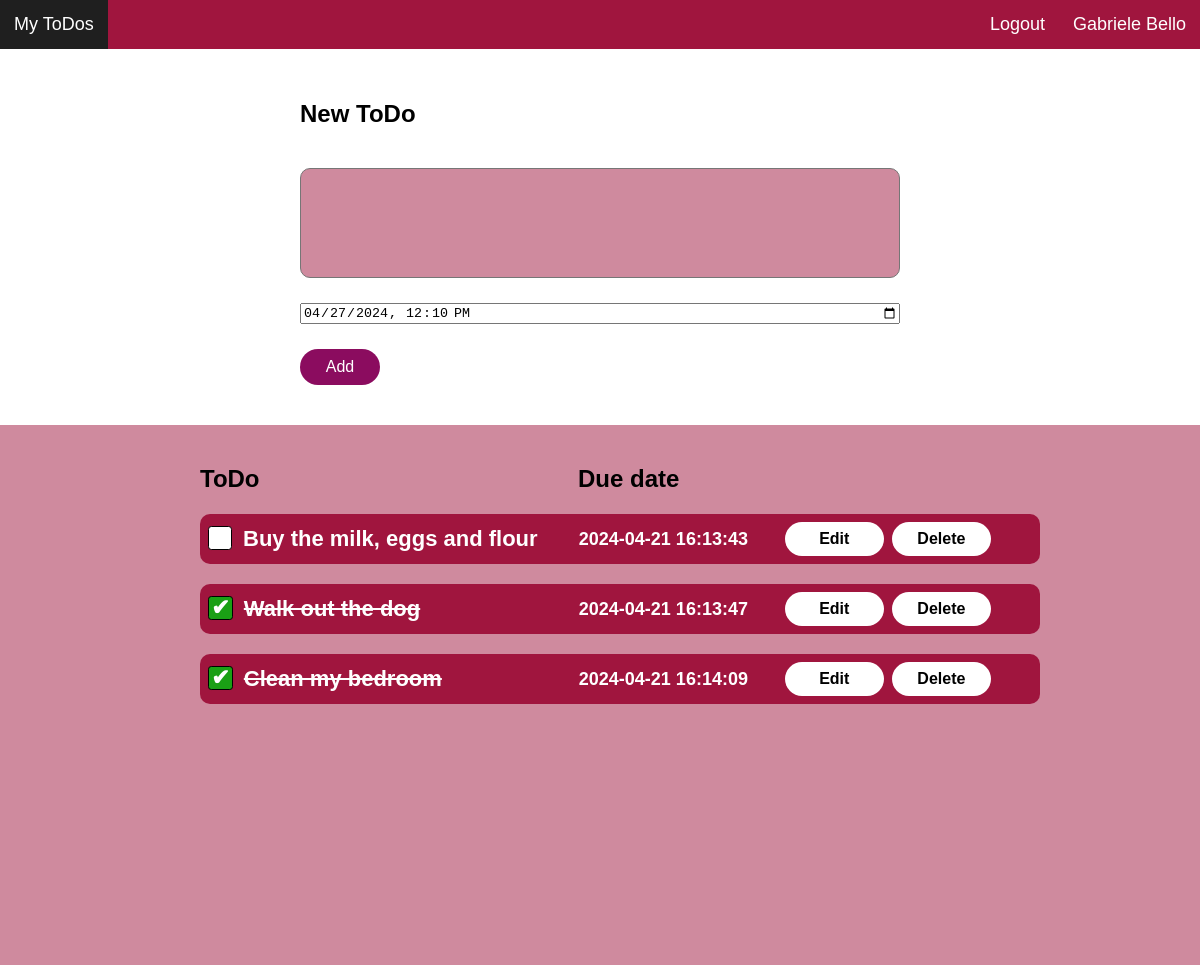
The app's page / (signed in) with its own data.
### app/models.py (models this page shows)
class User(db.Model, UserMixin):
  id = db.Column(db.Integer, primary_key=True)
  email = db.Column(db.String(150), unique=True)
  username = db.Column(db.String(150), unique=True)
  full_name = db.Column(db.String(150))
  password = db.Column(db.String(150))
  todos = db.relationship("ToDo")

class ToDo(db.Model):
  id = db.Column(db.Integer, primary_key=True)
  text = db.Column(db.String(10000))
  status = db.Column(db.Boolean)
  date = db.Column(db.DateTime(timezone=True), default=func.now())
  user_id = db.Column(db.Integer, db.ForeignKey("user.id"))

### app/views.py (the view)
@views.route("/", methods=["GET", "POST"])
@login_required
def dashboard():
  now = datetime.now()
  now = now.strftime("%Y-%m-%dT%H:%M")
  if request.method == "POST":
    todo = request.form.get("todo")
    date = datetime.strptime(request.form.get("date"), '%Y-%m-%dT%H:%M')
    print(date)
    if len(todo) < 1:
      flash("Insert text.", category="error")
    else:
      new_todo = ToDo(text=todo, date=date, user_id=current_user.id, status=False)
      db.session.add(new_todo)
      db.session.commit()
      flash("ToDo created!", category="success")
    return render_template("dashboard.html", user=current_user, now=now)
  elif request.method == "GET":
    return render_template("dashboard.html", user=current_user, now=now)

### main.py (called while the page is built)
@login_manager.user_loader
def load_user(id):
  return User.query.get(int(id))

### templates/dashboard.html (shortened to what this page needs)
{% extends "layout.html" %}
{% block main %}
<div class="todo-form">
  <h1>New ToDo</h1>
  <form method="post" action="/">
    <textarea name="todo" id="note"></textarea>
    <input type="datetime-local" name="date" value="{{now}}" min="{{now}}">
    <button type="submit" class="main-button">Add</button>
  </form>
</div>
<div class="bottom-div">
  <div class="todos-header"><div>ToDo</div><div>Due date</div></div>
  <ul class="todos-list">
    {% for todo in user.todos %}
      <li class="todos-list-{{ todo.id }}">
        {% if todo.status == true %}
        <div class="checkbox-container checkbox-container-{{ todo.id }}">
          <label for="checkbox{{ todo.id }}"><span class="todo-text-{{ todo.id }}">{{ todo.text }}</span></label>
        </div>
        {% else %}
        <div class="checkbox-container checkbox-container-{{ todo.id }}">
          <label for="checkbox{{ todo.id }}"><span class="todo-text-{{ todo.id }}">{{ todo.text }}</span></label>
        </div>
        {% endif %}
        <div class="date-text date-text-{{todo.id}}">{{todo.date}}</div>
        <button data-id="{{ todo.id }}" id="editButton" class="edit-button edit-button-{{ todo.id }} sec-button">Edit</button>
        <button class="sec-button delete-button-{{ todo.id }}" data-id="{{ todo.id }}" id="deleteButton">Delete</button>
      </li>
    {% endfor %}
  </ul>
</div>
{% endblock %}

### templates/layout.html (shortened to what this page needs)
<!DOCTYPE html>
<html lang="en">
<head>
  <link rel="stylesheet" href="../static/styles/navbar.css">
  <link rel="stylesheet" href="../static/styles/buttons.css">
  <link rel="stylesheet" href="../static/styles/forms.css">
  <link rel="stylesheet" href="../static/styles/todos.css">
  <link rel="stylesheet" href="../static/styles/switchers.css">
  <link rel="stylesheet" href="../static/styles/general.css">
</head>
<body>
  <nav class="header-navbar">
    <ul>
      {% if user.is_authenticated %}
      <li class="left"><a class="a" href="/">My ToDos</a></li>
      <li class="right"><a class="a" href="/my-account">{% if user.full_name %}{{user.full_name}}{% else %}{{ user.username }}{% endif %}</a></li>
      <li class="right"><a class="a" href="/logout">Logout</a></li>
      {% else %}
      <li class="left logo">ToDo</li>
      <li class="right"><a class="a" href="/login">Login</a></li>
      <li class="right"><a class="a" href="/sign-up">Sign Up</a></li>
      {% endif %}
    </ul>
  </nav>
  <section>
    {% block main %}
    {% endblock %}
  </section>
</body>
</html>

### static/styles/navbar.css (style rules this page uses)
.header-navbar ul { list-style-type: none; width: 100%; margin: 0; padding: 0; position: fixed; background-color: #A0153E; z-index: 9999; top: 0; }
.left { display: inline; float: left; }
.right { display: inline; float: right; }
.a, .logo { display: block; color: white; text-decoration: none; text-align: center; padding-top: 14px; padding-bottom: 14px; padding-left: 14px; padding-right: 14px; font-size: 18px; transition: all 0.15s; height: 100%; }
.a[href="/my-account"] { overflow: hidden; white-space: nowrap; }

### static/styles/buttons.css (style rules this page uses)
.main-button { background-color: #8b0c5f; color: #ffffff; border: none; width: 80px; height: 36px; border: none; border-radius: 18px; font-size: 16px; cursor: pointer; transition: all 0.1s; font-weight: 500; }
.sec-button { background-color: #ffffff; color: #000000; border: none; height: 34px; border-radius: 18px; font-size: 16px; cursor: pointer; transition: all 0.1s; font-weight: 600; }

### static/styles/forms.css (style rules this page uses)
.form, .todo-form { display: flex; flex-direction: column; margin-left: 25%; margin-right: 25%; row-gap: 40px; }
label { font-size: 20px; font-weight: bold; }
.todo-form textarea { background-color: #CF8A9E; font-size: 22px; font-weight: bold; color: black; font-family: Arial, Helvetica, sans-serif; resize: none; margin: 0; height: 100px; border-radius: 10px; padding: 4px; outline: none; }
.todo-form h1 { margin: 0; font-size: 24px; }
.todo-form form { display: flex; flex-direction: column; row-gap: 25px; }

### static/styles/todos.css (style rules this page uses)
.todos-list { display: flex; flex-direction: column; list-style-type: none; row-gap: 20px; column-gap: 10px; width: 70%; }
.todos-list li { display: grid; grid-template-columns: 45% 25% 12% 1% 12%; align-items: center; padding: 8px; background-color:#A0153E; border-radius: 10px; }
.todos-list li span { width: 90%; word-wrap: break-word; }
.todos-header { font-size: 24px; font-weight: bold; width: 70%; margin-left: 40px; display: grid; grid-template-columns: 45% 55%; }
.date-text { font-size: 18px; font-weight: bold; color: white; }
.checkbox-container label { cursor: pointer; font-size: 22px; color: white; display: flex; }
.checkbox-container label::before { content: ''; padding-left: 0.5em; padding-right: 0.5em; height: 1em; border: .05em solid black; border-radius: .15em; margin-right: .5em; background-color: white; }
.checkbox-container input[type="checkbox"]:checked + label::before { background-color: #1aa015; content: "\002714"; padding-left: 0.1em; padding-right: 0.1em; display: flex; justify-content: center; align-items: center; }

### static/styles/switchers.css (style rules this page uses)
.checked { text-decoration: line-through; }
.active-nav { background-color: black; }

### static/styles/general.css (style rules this page uses)
body { font-family: Arial, Helvetica, sans-serif; margin: 0; }
.bottom-div { background-color: #CF8A9E; margin-top: 40px; padding-top: 40px; height: 500px; display: flex; flex-direction: column; align-items: center; row-gap: 5px; }
section { margin-top: 40px; padding-top: 5%; }

### records on screen
User: full_name "Gabriele Bello"
ToDo: text "Buy the milk, eggs and flour", date "2024-04-21 16:13:43"
ToDo: text "Walk out the dog", date "2024-04-21 16:13:47"
ToDo: text "Clean my bedroom", date "2024-04-21 16:14:09"
